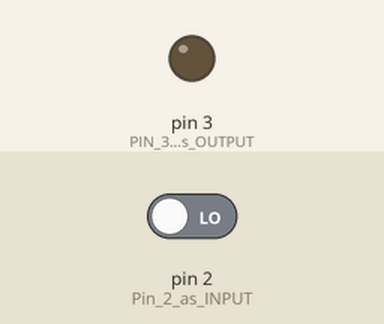
The sketch below on a simulated Arduino Uno, built with avr-gcc and run on an emulated ATmega328P. Shown: output pins drawn as LEDs (lit = HIGH). Dashed ring = blinking. The inputs (shaded band) are chosen by the test bench; at power-on: pin 2 (Pin_2_as_INPUT) LOW.

Above: at 1.2 s.
1.3 s: pin 2 (Pin_2_as_INPUT) driven HIGH
At 2.45 s:
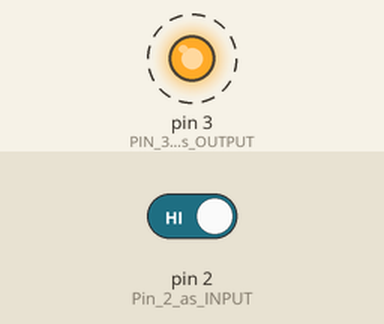
4.3 s: pin 2 (Pin_2_as_INPUT) driven LOW
At 4.9 s:
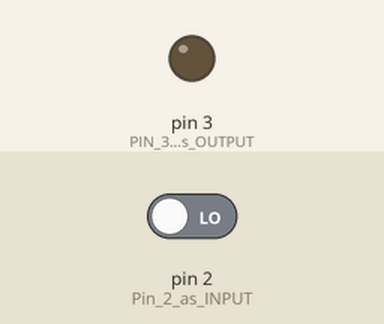
Timing chart, 0 to 7.3 s (numbered marks = the images above; inputs shaded):
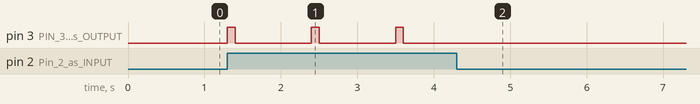

Measured:
- after the input at 1.3 s, pin 3 (PIN_3_as_OUTPUT): alternates HIGH for 0.10 s and LOW for 1.0 s, starting at once
- after the input at 4.3 s, pin 3 (PIN_3_as_OUTPUT): stops changing and stays LOW

The sketch:

motion_detection.ino
```cpp
void setup() {
  pinMode(2, INPUT); //Pin 2 as INPUT
  pinMode(3, OUTPUT); //PIN 3 as OUTPUT
  digitalWrite(2, LOW);

}

void loop() {
  if (digitalRead(2) == HIGH)
  {
  digitalWrite(3, HIGH);   // turn the LED/Buzz ON
  delay(100);                       // wait for 100 msecond
  digitalWrite(3, LOW);   // turn the LED/Buzz OFF
  delay(1000);                       // wait for 100 msecond
  }
}
```
